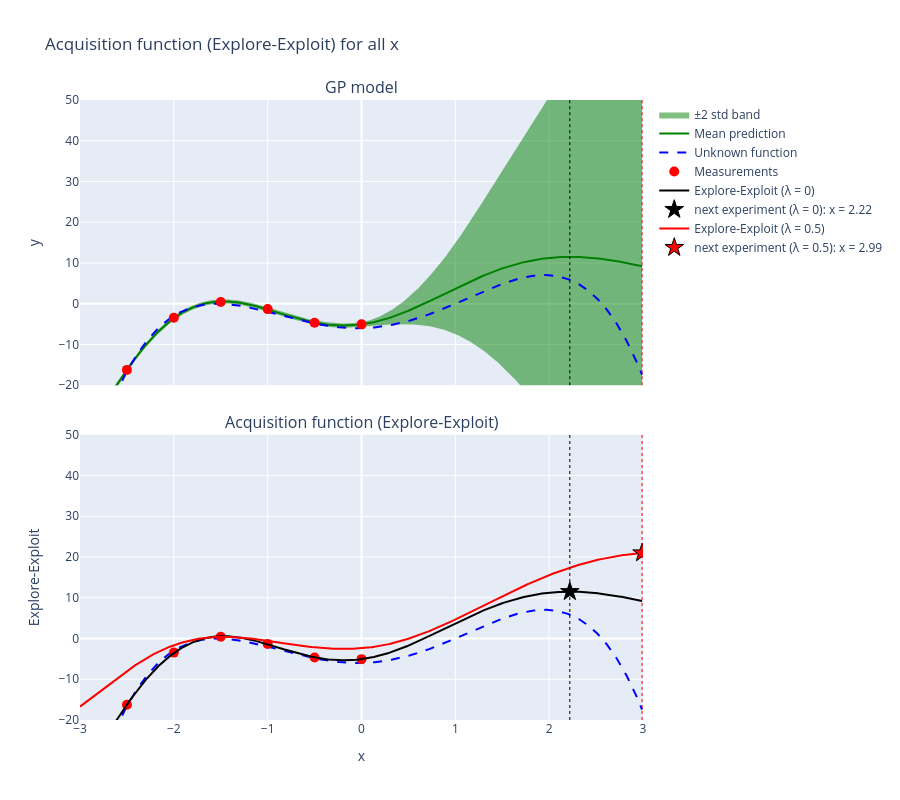

The notebook cell saved with this chart:
### Code cell
#@title Plot the explore-exploit acquisition function
# Plot acquisition function (EE): GP model on top, acquisition curves below (same y range)
fig = make_subplots(rows=2, cols=1, shared_xaxes=True, vertical_spacing=0.08, subplot_titles=("GP model", "Acquisition function (Explore-Exploit)"))
fig.add_trace(go.Scatter(x=xgrid,y=ypred[0,:],mode='lines', line=dict(width=0,color='green'),showlegend=False),row=1,col=1)
fig.add_trace(go.Scatter(x=xgrid,y=ypred[2,:],mode='lines', line=dict(width=0,color='green'),fill='tonexty',name='±2 std band'),row=1,col=1)
fig.add_trace(go.Scatter(x=xgrid,y=ypred[1,:],mode='lines', line=dict(width=2,color='green'),name='Mean prediction'),row=1,col=1)
# Unknown function and measurements in both panels for reference
for row in (1, 2):
    fig.add_trace(go.Scatter(x=xgrid,y=fgrid,mode='lines',line=dict(dash='dash',color='blue'),name='Unknown function',legendgroup='fun',showlegend=row==1),row=row,col=1)
    fig.add_trace(go.Scatter(x=xpoints,y=ypoints,mode='markers',marker=dict(size=10,color='red'),name='Measurements',legendgroup='pts',showlegend=row==1),row=row,col=1)
# Acquisition for both lambdas, with the next experiment (argmax) marked
for lam, eegrid, color in [(LAMBDA1, eegrid1, 'black'), (LAMBDA2, eegrid2, 'red')]:
    i = np.argmax(eegrid)
    fig.add_trace(go.Scatter(x=xgrid,y=eegrid,mode='lines',line=dict(color=color),name=f'Explore-Exploit (λ = {lam})'),row=2,col=1)
    fig.add_trace(go.Scatter(x=[xgrid[i]],y=[eegrid[i]],mode='markers',marker=dict(symbol='star',size=14,color=color,line=dict(width=1,color='black')),name=f'next experiment (λ = {lam}): x = {xgrid[i]:.2f}'),row=2,col=1)
    fig.add_vline(x=xgrid[i], line=dict(color=color,dash='dot',width=1))
fig.update_xaxes(range=[-3, 3])
fig.update_xaxes(title_text="x", row=2, col=1)
fig.update_yaxes(range=[-20, 50])
fig.update_yaxes(title_text="y", row=1, col=1)
fig.update_yaxes(title_text="Explore-Exploit", row=2, col=1)
fig.update_layout(title="Acquisition function (Explore-Exploit) for all x",legend=dict(traceorder="normal"),height=800)
fig.show()

### Figure 1 — Plotly figure (JSON) as saved in the notebook; plotly's stock layout.template omitted (floating-point values rounded to 4 significant figures; data arrays with more than 128 entries replaced by an {"elided": "..."} marker saying what was removed)
{"data": [{"line": {"color": "green", "width": 0}, "mode": "lines", "showlegend": false, "type": "scatter", "x": {"elided": "600 float values"}, "xaxis": "x", "y": {"elided": "600 float values"}, "yaxis": "y"}, {"fill": "tonexty", "line": {"color": "green", "width": 0}, "mode": "lines", "name": "±2 std band", "type": "scatter", "x": {"elided": "600 float values"}, "xaxis": "x", "y": {"elided": "600 float values"}, "yaxis": "y"}, {"line": {"color": "green", "width": 2}, "mode": "lines", "name": "Mean prediction", "type": "scatter", "x": {"elided": "600 float values"}, "xaxis": "x", "y": {"elided": "600 float values"}, "yaxis": "y"}, {"legendgroup": "fun", "line": {"color": "blue", "dash": "dash"}, "mode": "lines", "name": "Unknown function", "showlegend": true, "type": "scatter", "x": {"elided": "600 float values"}, "xaxis": "x", "y": {"elided": "600 float values"}, "yaxis": "y"}, {"legendgroup": "pts", "marker": {"color": "red", "size": 10}, "mode": "markers", "name": "Measurements", "showlegend": true, "type": "scatter", "x": [-2.5, -2.0, -1.5, -1.0, -0.5, 0.0], "xaxis": "x", "y": [-16.25, -3.461, 0.4348, -1.322, -4.668, -5.062], "yaxis": "y"}, {"legendgroup": "fun", "line": {"color": "blue", "dash": "dash"}, "mode": "lines", "name": "Unknown function", "showlegend": false, "type": "scatter", "x": {"elided": "600 float values"}, "xaxis": "x2", "y": {"elided": "600 float values"}, "yaxis": "y2"}, {"legendgroup": "pts", "marker": {"color": "red", "size": 10}, "mode": "markers", "name": "Measurements", "showlegend": false, "type": "scatter", "x": [-2.5, -2.0, -1.5, -1.0, -0.5, 0.0], "xaxis": "x2", "y": [-16.25, -3.461, 0.4348, -1.322, -4.668, -5.062], "yaxis": "y2"}, {"line": {"color": "black"}, "mode": "lines", "name": "Explore-Exploit (λ = 0)", "type": "scatter", "x": {"elided": "600 float values"}, "xaxis": "x2", "y": {"elided": "600 float values"}, "yaxis": "y2"}, {"marker": {"color": "black", "line": {"color": "black", "width": 1}, "size": 14, "symbol": "star"}, "mode": "markers", "name": "next experiment (λ = 0): x = 2.22", "type": "scatter", "x": [2.22], "xaxis": "x2", "y": [11.51], "yaxis": "y2"}, {"line": {"color": "red"}, "mode": "lines", "name": "Explore-Exploit (λ = 0.5)", "type": "scatter", "x": {"elided": "600 float values"}, "xaxis": "x2", "y": {"elided": "600 float values"}, "yaxis": "y2"}, {"marker": {"color": "red", "line": {"color": "black", "width": 1}, "size": 14, "symbol": "star"}, "mode": "markers", "name": "next experiment (λ = 0.5): x = 2.99", "type": "scatter", "x": [2.99], "xaxis": "x2", "y": [21.01], "yaxis": "y2"}], "layout": {"annotations": [{"font": {"size": 16}, "showarrow": false, "text": "GP model", "x": 0.5, "xanchor": "center", "xref": "paper", "y": 1, "yanchor": "bottom", "yref": "paper"}, {"font": {"size": 16}, "showarrow": false, "text": "Acquisition function (Explore-Exploit)", "x": 0.5, "xanchor": "center", "xref": "paper", "y": 0.46, "yanchor": "bottom", "yref": "paper"}], "height": 800, "legend": {"traceorder": "normal"}, "shapes": [{"line": {"color": "black", "dash": "dot", "width": 1}, "type": "line", "x0": 2.22, "x1": 2.22, "xref": "x", "y0": 0, "y1": 1, "yref": "y domain"}, {"line": {"color": "black", "dash": "dot", "width": 1}, "type": "line", "x0": 2.22, "x1": 2.22, "xref": "x2", "y0": 0, "y1": 1, "yref": "y2 domain"}, {"line": {"color": "red", "dash": "dot", "width": 1}, "type": "line", "x0": 2.99, "x1": 2.99, "xref": "x", "y0": 0, "y1": 1, "yref": "y domain"}, {"line": {"color": "red", "dash": "dot", "width": 1}, "type": "line", "x0": 2.99, "x1": 2.99, "xref": "x2", "y0": 0, "y1": 1, "yref": "y2 domain"}], "title": {"text": "Acquisition function (Explore-Exploit) for all x"}, "xaxis": {"anchor": "y", "domain": [0, 1], "matches": "x2", "range": [-3, 3], "showticklabels": false}, "xaxis2": {"anchor": "y2", "domain": [0, 1], "range": [-3, 3], "title": {"text": "x"}}, "yaxis": {"anchor": "x", "domain": [0.54, 1], "range": [-20, 50], "title": {"text": "y"}}, "yaxis2": {"anchor": "x2", "domain": [0, 0.46], "range": [-20, 50], "title": {"text": "Explore-Exploit"}}}}
